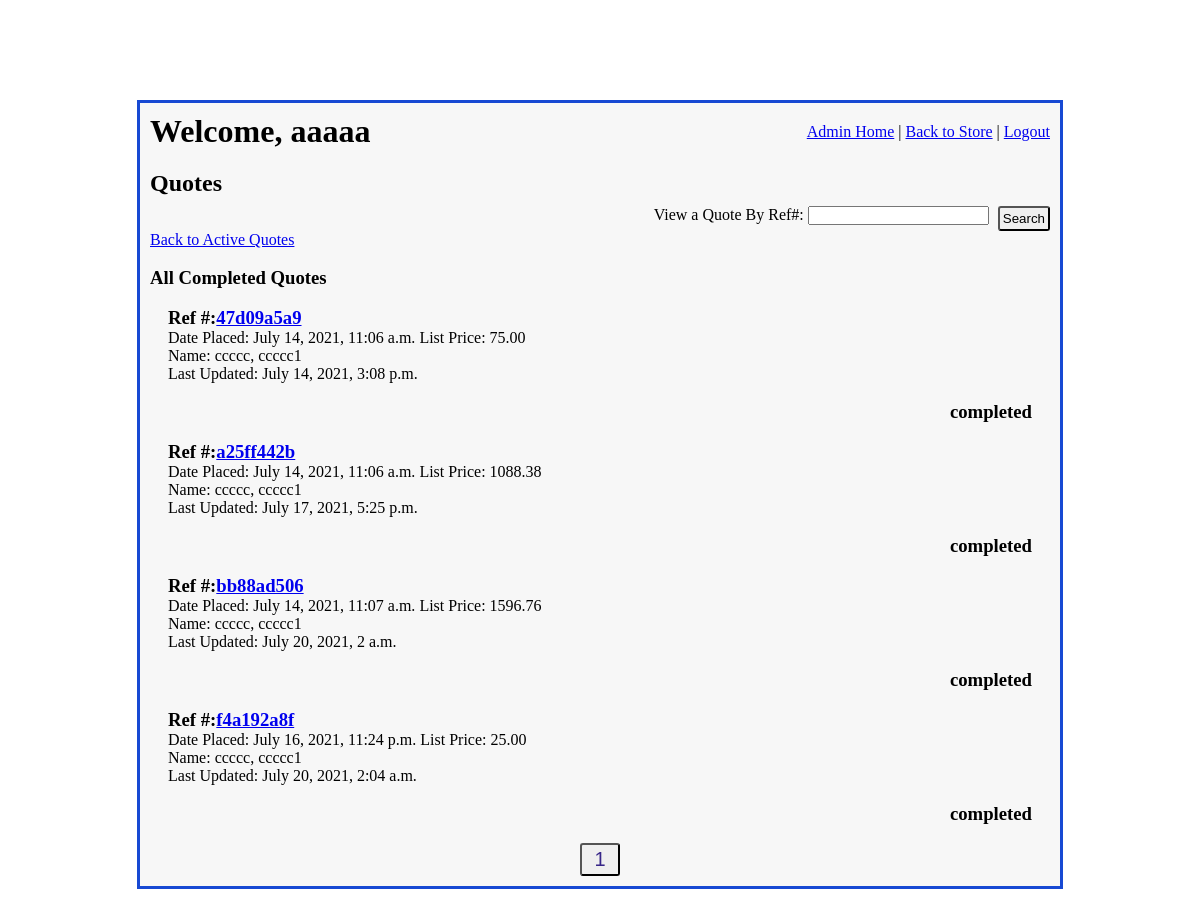
/admin_access/completed_quotes_display/1 (signed in), run on the app's committed database.
### imgfield_app/models.py (models this page shows)
class User(models.Model):
    first_name = models.CharField(max_length=45)
    last_name = models.CharField(max_length=60)
    email = models.CharField(max_length=60)
    password = models.CharField(max_length=60)
    security_level = models.IntegerField()
    created_at = models.DateTimeField(auto_now_add=True)
    updated_at = models.DateTimeField(auto_now=True)
    objects = UserManager()

class Quote(models.Model):
    quoted_by = models.ForeignKey(
        User,
        related_name="user_quotes",
        on_delete=models.CASCADE
    )
    contact_info =  models.ForeignKey(
        ContactInfo,
        related_name="quotes",
        on_delete = models.CASCADE,
        null=True, blank=True,
    )
    ref_number = models.CharField(max_length=10)
    total_price = models.DecimalField(decimal_places=2, max_digits=10, null=True, blank=True)
    status = models.CharField(max_length=27)
    special_instructions = models.TextField(null=True, blank=True)
    office_notes = models.TextField(null=True, blank=True)
    placed_at = models.DateTimeField(auto_now_add=True)
    created_at = models.DateTimeField(auto_now_add=True)
    updated_at = models.DateTimeField(auto_now=True)
    objects = QuoteManager()

### admin_app/views.py (the view)
# urls.py: path('completed_quotes_display/<int:page_num>', views.completed_quotes_display),
def completed_quotes_display(request, page_num):
    if 'user_id' in request.session:
        logged_user = User.objects.get(id=request.session['user_id'])
        if logged_user.security_level > 4:
            all_completed_quotes = Quote.objects.exclude(status = "pending").exclude(status = "in process").exclude(status="archived").order_by('placed_at')
            p = Paginator(all_completed_quotes, 15)
            page = p.page(page_num)
            num_of_pages = "a" * p.num_pages
            context = {
                'logged_user': logged_user,
                'all_completed_quotes': page,
                'num_of_pages': num_of_pages,
            }
            return render(request, "completed_quotes_display.html", context)
    return redirect("/")

### admin_app/templates/completed_quotes_display.html (shortened to what this page needs)
<!DOCTYPE html>
<html lang="en">
<head>
    {% load static %}
    <link rel="stylesheet" href="{% static 'css/admin_main.css' %}">
    <link rel="stylesheet" href="{% static 'css/quotes_display.css' %}">
    <link rel="stylesheet" href="{% static 'css/completed_quotes_display.css' %}">
</head>
<body>
    <div id="wrapper">
        <div id="header">
            <h1>Welcome, {{ logged_user.first_name }}</h1>
            <div id="links">
                <a href="/admin_access">Admin Home</a>  |
                <a href="/">Back to Store</a>  |
                <a href="/signon/logout">Logout</a>
            </div>
        </div>
        <div id="content">
            <h2>Quotes</h2>
            <form action="/admin_access/find_quote" method="POST">
                <p>View a Quote By Ref#: <input type="text" name="quote_ref_num"></p>
                <button type="submit">Search</button>
            </form>
            <div id="quotes">
                <a href="/admin_access/quotes_display/1">Back to Active Quotes</a>
                <h3>All Completed Quotes</h3>
                {% for quote in all_completed_quotes %}
                    <div class="quote_pod">
                        <div class="quote_info">
                            <h3>Ref #:<a href="/admin_access/view_quote/{{ quote.id }}">{{ quote.ref_number }}</a></h3>
                            <p>Date Placed: {{ quote.placed_at }} <span class="quote_price">List Price: {{quote.total_price }}</span></p>
                            <p>Name: {{ quote.quoted_by.last_name }}, {{ quote.quoted_by.first_name }}</p>
                            <p>Last Updated: {{ quote.updated_at }}</p>
                        </div>
                        <div class="quote_status">
                            <h3 class="status">{{ quote.status }}</h3>
                        </div>
                    </div>
                {% endfor%}
            </div>
            <div id="page_nav">
                {% for i in num_of_pages %}
                    <button>
                        <a href="/admin_access/completed_quotes_display/{{ forloop.counter }}">{{ forloop.counter }}</a>
                    </button>
                {% endfor %}
            </div>
        </div>
    </div>
</body>
</html>

### admin_app/static/css/admin_main.css (style rules this page uses)
* { margin: 0; padding: 0; }
#wrapper { width: 900px; margin: 100px auto; border: 3px solid rgb(23, 73, 211); padding: 10px; background-color: #F7F7F7; }
#header { display: flex; margin-bottom: 20px; }
#header h1 { flex: 7; }
#links { padding-top: 10px; }
h2 { margin-bottom: 9px; }
button { padding: 3px; border-radius: 3px; }
#page_nav { text-align: center; margin-top: 18px; }
#page_nav button { width: 40px; }
#page_nav button a { text-decoration: none; color: #372588; font-size: 20px; }

### admin_app/static/css/quotes_display.css (style rules this page uses)
.quote_pod { margin: 18px; }
.status { text-align: right; }
form { display: flex; justify-content: right; }
form button { margin-left: 9px; }

### imgfield_app/static/css/completed_quotes_display.css (style rules this page uses)
#quotes h3 { margin-top: 18px; }

### data on the page
User: first_name "aaaaa"
Quote: ref_number "47d09a5a9", placed_at "July 14, 2021, 11:06 a.m.", total_price "75.00", quoted_by.last_name "ccccc", quoted_by.first_name "ccccc1", updated_at "July 14, 2021, 3:08 p.m.", status "completed"
Quote: ref_number "a25ff442b", placed_at "July 14, 2021, 11:06 a.m.", total_price "1088.38", quoted_by.last_name "ccccc", quoted_by.first_name "ccccc1", updated_at "July 17, 2021, 5:25 p.m.", status "completed"
Quote: ref_number "bb88ad506", placed_at "July 14, 2021, 11:07 a.m.", total_price "1596.76", quoted_by.last_name "ccccc", quoted_by.first_name "ccccc1", updated_at "July 20, 2021, 2 a.m.", status "completed"
Quote: ref_number "f4a192a8f", placed_at "July 16, 2021, 11:24 p.m.", total_price "25.00", quoted_by.last_name "ccccc", quoted_by.first_name "ccccc1", updated_at "July 20, 2021, 2:04 a.m.", status "completed"
